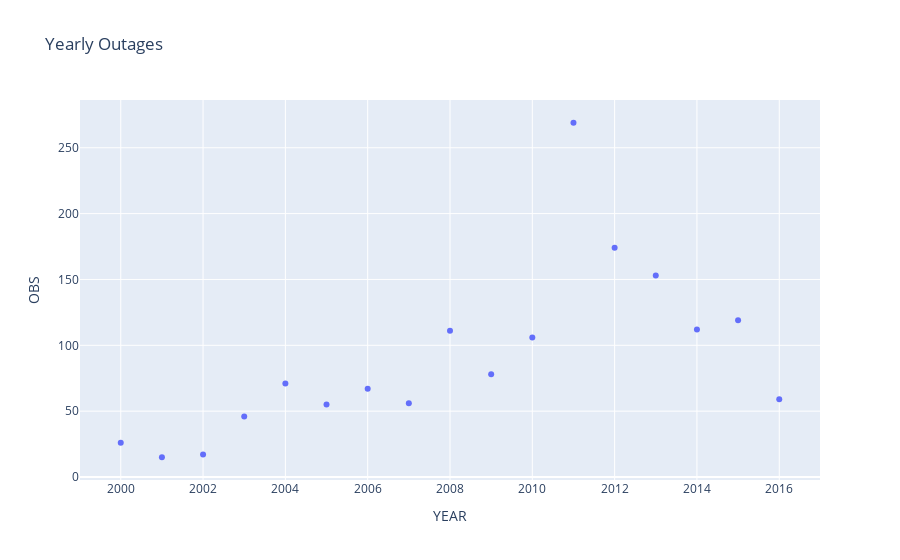

Source (notebook cell):
### Markdown cell above
Absolute number of outages occuring year over year

### Code cell
yearly = formated_data.groupby('YEAR').count().reset_index()
px.scatter(yearly, x='YEAR', y='OBS', title='Yearly Outages')

### Figure 1 — Plotly figure (JSON) as saved in the notebook; plotly's stock layout.template omitted (floating-point values rounded to 4 significant figures)
{"data": [{"hovertemplate": "YEAR=%{x}<br>OBS=%{y}<extra></extra>", "legendgroup": "", "marker": {"color": "#636efa", "symbol": "circle"}, "mode": "markers", "name": "", "orientation": "v", "showlegend": false, "type": "scatter", "x": [2000, 2001, 2002, 2003, 2004, 2005, 2006, 2007, 2008, 2009, 2010, 2011, 2012, 2013, 2014, 2015, 2016], "xaxis": "x", "y": [26, 15, 17, 46, 71, 55, 67, 56, 111, 78, 106, 269, 174, 153, 112, 119, 59], "yaxis": "y"}], "layout": {"legend": {"tracegroupgap": 0}, "title": {"text": "Yearly Outages"}, "xaxis": {"anchor": "y", "domain": [0, 1], "title": {"text": "YEAR"}}, "yaxis": {"anchor": "x", "domain": [0, 1], "title": {"text": "OBS"}}}}
